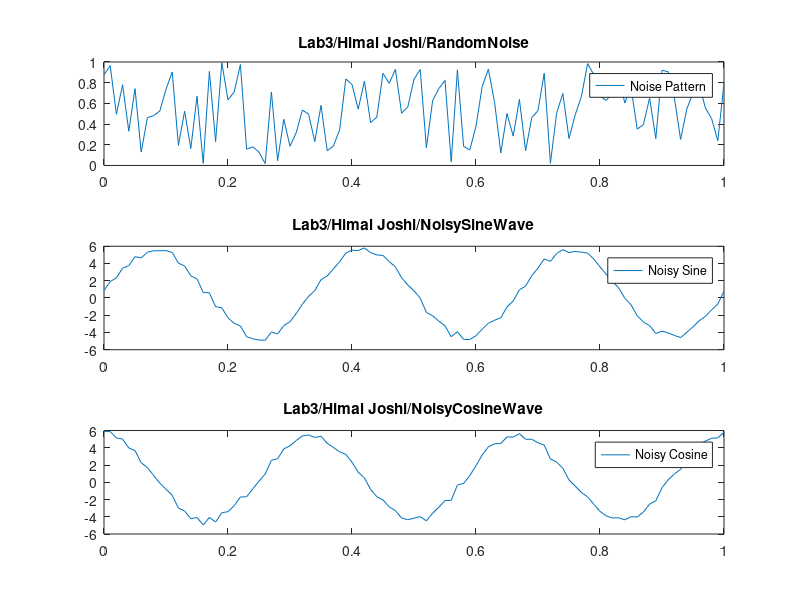

The MATLAB source for this figure:
a = 5
f = 3
t = 0:0.01:1
s = a * sin(2 * pi * f * t);
c = a * cos(2 * pi * f * t);
x = rand(1, length(t));
z1 = x + s;
z2 = x + c;
subplot(3,1,1)
plot(t, x)
legend('Noise Pattern')
title('Lab3/Himal Joshi/RandomNoise')

subplot(3,1,2)
plot(t, z1)
legend('Noisy Sine')
title('Lab3/Himal Joshi/NoisySineWave')

subplot(3,1,3)
plot(t, z2)
legend('Noisy Cosine')
title('Lab3/Himal Joshi/NoisyCosineWave')